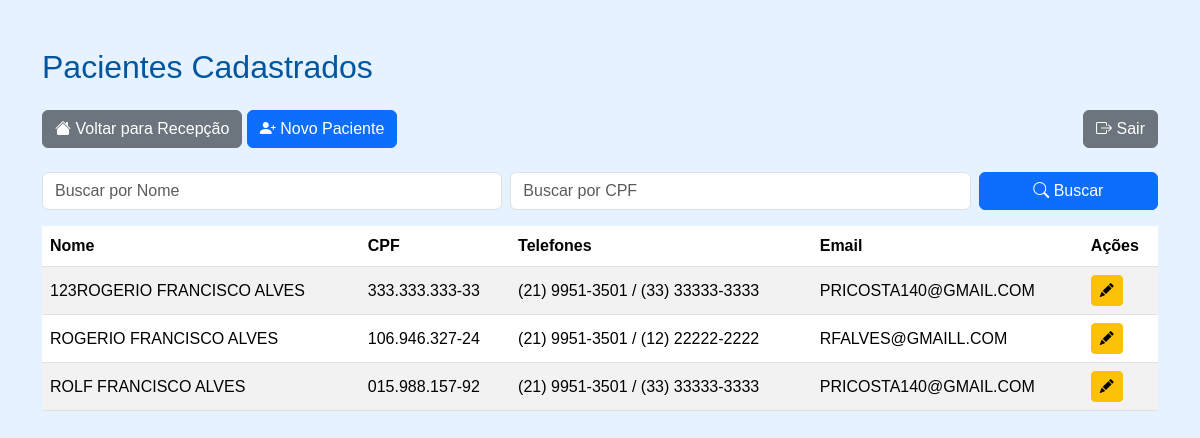
The app's page /pacientes/ (signed in), older data.
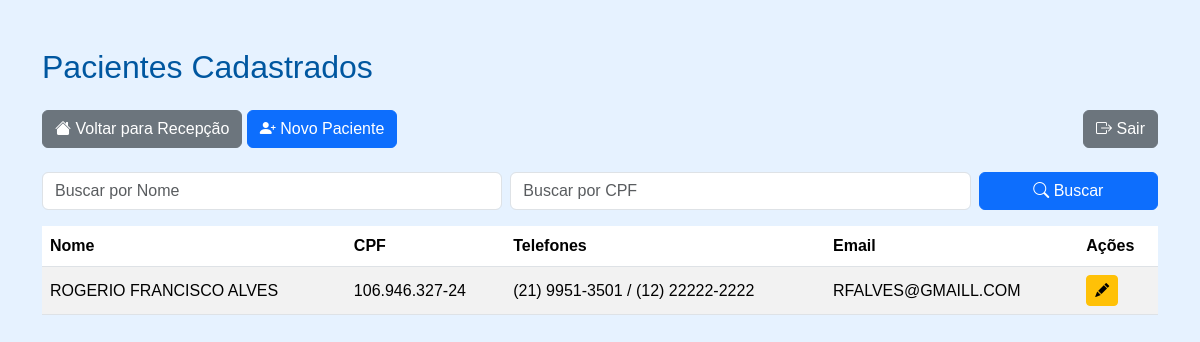
The same page, newer data.
### paciente/models.py (models this page shows, shortened)
class Paciente(models.Model):
    nome = models.CharField(max_length=100)
    nome_social = models.CharField(max_length=100, blank=True, null=True)
    nome_mae = models.CharField(max_length=100)
    nome_pai = models.CharField(max_length=100, blank=True, null=True)
    cpf = models.CharField(
        max_length=14,
        unique=True,
        validators=[
            RegexValidator(
                r'^\d{3}\.\d{3}\.\d{3}-\d{2}$',
                'CPF inválido! Use XXX.XXX.XXX-XX'
            )
        ]
    )
    data_nascimento = models.DateField()
    SEXO_BIOLOGICO_CHOICES = [
        ('M', 'Masculino'),
        ('F', 'Feminino'),
        ('I', 'Intersexo'),
    ]
    sexo_biologico = models.CharField(max_length=1, choices=SEXO_BIOLOGICO_CHOICES)
    identidade_genero = models.CharField(max_length=50)
    orientacao_sexual = models.CharField(max_length=50)
    NACIONALIDADE_CHOICES = [
        ('BRASILEIRA', 'Brasileira'),
        ('ARGENTINA', 'Argentina'),
        ('BOLIVIANA', 'Boliviana'),
        ('CHILENA', 'Chilena'),
        ('COLOMBIANA', 'Colombiana'),
        ('PARAGUAIA', 'Paraguaia'),
        ('PERUANA', 'Peruana'),
        ('URUGUAIA', 'Uruguaia'),
        ('VENEZUELANA', 'Venezuelana'),
        ('OUTRA', 'Outra'),
    ]
    nacionalidade = models.CharField(
        max_length=20,
        choices=NACIONALIDADE_CHOICES,
        default='BRASILEIRA'
    )
    naturalidade = models.CharField(max_length=100)
    RACA_COR_CHOICES = [
        ('BRANCA', 'Branca'),
        ('PRETA', 'Preta'),
        ('PARDA', 'Parda'),
        ('AMARELA', 'Amarela'),
        ('INDIGENA', 'Indígena'),
    ]
    raca_cor = models.CharField(max_length=10, choices=RACA_COR_CHOICES)
    ESTADO_CIVIL_CHOICES = [
        ('SOLTEIRO', 'Solteiro(a)'),
        ('CASADO', 'Casado(a)'),
        ('DIVORCIADO', 'Divorciado(a)'),
        ('VIUVO', 'Viúvo(a)'),
        ('UNIAO_ESTAVEL', 'União Estável'),
    ]
    estado_civil = models.CharField(max_length=20, choices=ESTADO_CIVIL_CHOICES)
    ESCOLARIDADE_CHOICES = [
        ('SEM_INSTRUCAO', 'Sem instrução'),
        ('FUNDAMENTAL_INCOMPLETO', 'Fundamental incompleto'),
        ('FUNDAMENTAL_COMPLETO', 'Fundamental completo'),
        ('MEDIO_INCOMPLETO', 'Médio incompleto'),
        ('MEDIO_COMPLETO', 'Médio completo'),
        ('SUPERIOR_INCOMPLETO', 'Superior incompleto'),
        ('SUPERIOR_COMPLETO', 'Superior completo'),
        ('POS_GRADUACAO', 'Pós-graduação'),
        ('MESTRADO', 'Mestrado'),
        ('DOUTORADO', 'Doutorado'),
    ]
    escolaridade = models.CharField(max_length=30, choices=ESCOLARIDADE_CHOICES)
    profissao = models.CharField(max_length=50)
    rg = models.CharField(max_length=20)
    orgao_emissor = models.CharField(max_length=10)
    UF_CHOICES = [
        ('AC','AC'), ('AL','AL'), ('AP','AP'), ('AM','AM'),
        ('BA','BA'), ('CE','CE'), ('DF','DF'), ('ES','ES'),
        ('GO','GO'), ('MA','MA'), ('MT','MT'), ('MS','MS'),
        ('MG','MG'), ('PA','PA'), ('PB','PB'), ('PR','PR'),
        ('PE','PE'), ('PI','PI'), ('RJ','RJ'), ('RN','RN'),
        ('RS','RS'), ('RO','RO'), ('RR','RR'), ('SC','SC'),
        ('SP','SP'), ('SE','SE'), ('TO','TO'),
    ]
    uf_rg = models.CharField(max_length=2, choices=UF_CHOICES)
    cep = models.CharField(
        max_length=9,
        validators=[
            RegexValidator(
                r'^\d{5}-\d{3}$',
                'CEP inválido! Use XXXXX-XXX'
            )
        ]
    )
    endereco = models.CharField(max_length=100)
    numero = models.CharField(max_length=10)
    complemento = models.CharField(max_length=50, blank=True, null=True)
    bairro = models.CharField(max_length=50)
    municipio = models.CharField(max_length=50)
    uf = models.CharField(max_length=2, choices=UF_CHOICES)
    ZONA_CHOICES = [
        ('URBANA', 'Urbana'),
        ('RURAL', 'Rural'),
    ]
    zona = models.CharField(max_length=6, choices=ZONA_CHOICES)
    telefone_fixo = models.CharField(
        max_length=15,
        blank=True,
        null=True,
        validators=[
            RegexValidator(
                r'^\(\d{2}\)\s\d{4}-\d{4}$',
                'Telefone inválido! Use (XX) XXXX-XXXX'
            )
        ]
    )
    celular = models.CharField(
        max_length=15,
        validators=[
            RegexValidator(
                r'^\(\d{2}\)\s\d{5}-\d{4}$',
                'Celular inválido! Use (XX) XXXXX-XXXX'
            )
        ]
    )
    whatsapp = models.BooleanField(default=False)
    email = models.EmailField(blank=True, null=True)
    cartao_sus = models.CharField(max_length=18, blank=True, null=True)
    criado_por = models.ForeignKey(
        User,
        on_delete=models.SET_NULL,
        null=True,
        blank=True,
        related_name='pacientes_criados'
    )
    data_criacao = models.DateTimeField(default=timezone.now, editable=False)
    data_atualizacao = models.DateTimeField(auto_now=True)

### paciente/decorators.py (the view)
        def _wrapped_view(request, *args, **kwargs):
            if request.user.is_authenticated and (
                request.user.is_superuser or
                request.user.groups.filter(name__in=grupos).exists()
            ):
                return view_func(request, *args, **kwargs)
            raise PermissionDenied  # ← ISSO ativa o 403.html

### paciente/views.py (called while the page is built)
@login_required
@grupo_requerido(['Recepcao', 'Enfermagem', 'Medico'])
def paciente_list(request):
    pacientes = Paciente.objects.all().order_by('nome')
    nome_query = request.GET.get('nome', '')
    cpf_query = request.GET.get('cpf', '')
    if nome_query:
        pacientes = pacientes.filter(nome__icontains=nome_query)
    if cpf_query:
        pacientes = pacientes.filter(cpf__icontains=cpf_query)
    paginator = Paginator(pacientes, 10)
    page_number = request.GET.get('page')
    page_obj = paginator.get_page(page_number)
    context = {
        'page_obj': page_obj,
        'nome_query': nome_query,
        'cpf_query': cpf_query,
    }
    return render(request, 'paciente/list.html', context)

### paciente/templates/paciente/list.html (shortened to what this page needs)
<!DOCTYPE html>
<html lang="pt-br">
<head>
    <link rel="stylesheet" href="https://cdn.jsdelivr.net/npm/bootstrap@5.3.2/dist/css/bootstrap.min.css">
    <link rel="stylesheet" href="https://cdn.jsdelivr.net/npm/bootstrap-icons@1.10.5/font/bootstrap-icons.css">
</head>
<body>
<div class="container mt-5">
    <h2 class="mb-4">Pacientes Cadastrados</h2>
    <div class="mb-3 d-flex justify-content-between flex-wrap">
        <div class="mb-2">
            <a href="../recepcao" class="btn btn-secondary"><i class="bi bi-house-fill"></i> Voltar para Recepção</a>
            <a href="{% url 'paciente_create' %}" class="btn btn-primary"><i class="bi bi-person-plus-fill"></i> Novo Paciente</a>
        </div>
        <div>
            <a href="{% url 'logout' %}" class="btn btn-secondary"><i class="bi bi-box-arrow-right"></i> Sair</a>
        </div>
    </div>
    <div class="mb-3">
        <form method="get" class="row g-2">
            <div class="col-md-5">
                <input type="text" name="nome" class="form-control" placeholder="Buscar por Nome" value="{{ nome_query }}">
            </div>
            <div class="col-md-5">
                <input type="text" name="cpf" class="form-control" placeholder="Buscar por CPF" value="{{ cpf_query }}">
            </div>
            <div class="col-md-2">
                <button type="submit" class="btn btn-primary w-100"><i class="bi bi-search"></i> Buscar</button>
            </div>
        </form>
    </div>
    <table class="table table-striped table-hover align-middle">
        <thead>
            <tr>
                <th>Nome</th>
                <th>CPF</th>
                <th>Telefones</th>
                <th>Email</th>
                <th>Ações</th>
            </tr>
        </thead>
        <tbody>
            {% for paciente in page_obj %}
            <tr>
                <td>{{ paciente.nome }}</td>
                <td>{{ paciente.cpf }}</td>
                <td>
                    {% if paciente.telefone_fixo %}{{ paciente.telefone_fixo }}{% endif %}
                    {% if paciente.celular %} / {{ paciente.celular }}{% endif %}
                </td>
                <td>{{ paciente.email }}</td>
                <td class="btn-actions">
                    <a href="{% url 'paciente_edit' paciente.id %}" class="btn btn-sm btn-warning" title="Editar">
                        <i class="bi bi-pencil-fill"></i>
                    </a>
                </td>
            </tr>
            {% empty %}
            <tr>
                <td colspan="5" class="text-center">Nenhum paciente encontrado.</td>
            </tr>
            {% endfor %}
        </tbody>
    </table>
</div>
</body>
</html>

### paciente/templates/paciente/list.html (style rules this page uses)
body { background-color: #e6f2ff; font-family: Arial, sans-serif; }
h2 { color: #0057a0; }
.table thead { background-color: #0072bc; color: #fff; }
.btn-actions .btn { margin-right: 5px; }
.btn-actions .btn:last-child { margin-right: 0; }

Row changes from the older to the newer data that the page shows:
removed Paciente: nome "123ROGERIO FRANCISCO ALVES", cpf "333.333.333-33", telefone_fixo "(21) 9951-3501", celular "(33) 33333-3333", email "PRICOSTA140@GMAIL.COM"
removed Paciente: nome "ROLF FRANCISCO ALVES", cpf "015.988.157-92", telefone_fixo "(21) 9951-3501", celular "(33) 33333-3333", email "PRICOSTA140@GMAIL.COM"
